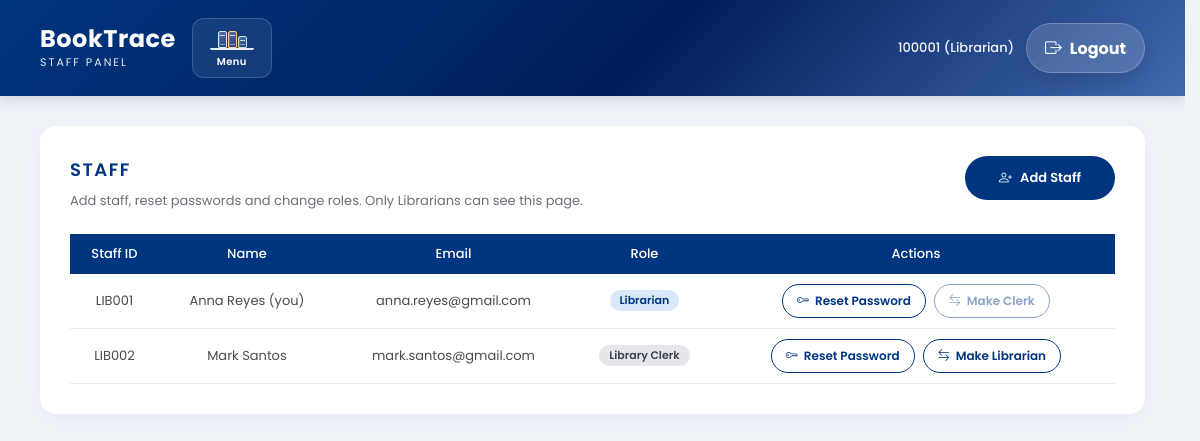
The page /php/staff.php (signed in) on the database its author committed.
### tables this page shows
CREATE TABLE `library_staff` (
  `libstaff_id` varchar(20) NOT NULL,
  `user_id` int(11) NOT NULL,
  `hire_date` date DEFAULT NULL,
  `duty_schedule` varchar(100) DEFAULT NULL,
  `password` varchar(255) NOT NULL,
  `username` varchar(50) DEFAULT NULL,
  `assigned_counter` varchar(50) DEFAULT NULL
);

CREATE TABLE `user` (
  `user_id` int(11) NOT NULL,
  `user_fname` varchar(50) DEFAULT NULL,
  `user_lname` varchar(50) DEFAULT NULL,
  `user_midInit` varchar(50) DEFAULT NULL,
  `birth_date` date NOT NULL,
  `gender` varchar(10) NOT NULL CHECK (`gender` in ('male','female')),
  `email` varchar(100) DEFAULT NULL,
  `user_type` varchar(20) DEFAULT NULL,
  `user_brgy` varchar(100) DEFAULT NULL,
  `user_municipality` varchar(100) DEFAULT NULL,
  `user_province` varchar(100) DEFAULT NULL
);

### php/staff.php (the view, shortened to what this page needs)
<?php
require_once __DIR__ . '/../db.php';
$myUserId = (int) $_SESSION['user_id'];
$staffRows = $pdo->query(
    "SELECT ls.libstaff_id, ls.user_id, CONCAT(u.user_fname, ' ', u.user_lname) AS name, u.email, u.user_type
     FROM library_staff ls JOIN user u ON u.user_id = ls.user_id
     ORDER BY ls.libstaff_id"
)->fetchAll();
?>
<!DOCTYPE html>
<html lang="en">
<head>
    <?php require __DIR__ . '/lib/head.php'; ?>
</head>
<body>
<?php require __DIR__ . '/lib/header.php'; ?>
<main class="page-container">
    <section class="card">
        <div class="panel-head">
            <div>
                <h2 class="page-title">Staff</h2>
                <p class="page-note">Add staff, reset passwords and change roles. Only Librarians can see this page.</p>
            </div>
            <button class="btn-primary" type="button" id="open-add-staff"><i class="bi bi-person-plus"></i> Add Staff</button>
        </div>
        <div class="staff-scroll">
            <table class="mini-table">
                <thead>
                    <tr>
                        <th>Staff ID</th>
                        <th>Name</th>
                        <th>Email</th>
                        <th>Role</th>
                        <th>Actions</th>
                    </tr>
                </thead>
                <tbody>
                    <?php foreach ($staffRows as $row): ?>
                        <?php
                        $isMe = (int) $row['user_id'] === $myUserId;
                        $isLibrarian = $row['user_type'] === 'Librarian';
                        ?>
                        <tr>
                            <td><?php echo htmlspecialchars($row['libstaff_id']); ?></td>
                            <td><?php echo htmlspecialchars($row['name']); ?><?php echo $isMe ? ' (you)' : ''; ?></td>
                            <td><?php echo htmlspecialchars((string) $row['email']); ?></td>
                            <td><span class="role-tag <?php echo $isLibrarian ? 'role-librarian' : 'role-clerk'; ?>"><?php echo htmlspecialchars((string) $row['user_type']); ?></span></td>
                            <td>
                                <div class="staff-actions">
                                    <button class="btn-secondary btn-small js-reset" type="button"
                                            data-staff-id="<?php echo htmlspecialchars($row['libstaff_id']); ?>"
                                            data-name="<?php echo htmlspecialchars($row['name']); ?>">
                                        <i class="bi bi-key"></i> Reset Password
                                    </button>
                                    <form method="POST" action="staff.php">
                                        <button class="btn-secondary btn-small" type="submit"<?php echo $isMe ? ' disabled title="You cannot change your own role"' : ''; ?>>
                                            <i class="bi bi-arrow-left-right"></i> <?php echo $isLibrarian ? 'Make Clerk' : 'Make Librarian'; ?>
                                        </button>
                                    </form>
                                </div>
                            </td>
                        </tr>
                    <?php endforeach; ?>
                </tbody>
            </table>
        </div>
    </section>
</main>
</body>
</html>

### css/header.css (style rules this page uses)
html { background-color: #f0f4f9; scrollbar-gutter: stable; }
.page-container, .dashboard-container, .dashboard-wrapper { animation: page-fade-in 0.2s ease-out; }

### css/transactions.css (style rules this page uses)
body { font-family: 'Poppins', sans-serif; background-color: #f0f4f9; margin: 0; padding: 0; }
.page-container { padding: 30px 40px; max-width: 1600px; margin: 0 auto; }
.card { background: white; border-radius: 16px; padding: 30px; margin-bottom: 30px; box-shadow: 0 4px 20px rgba(0, 53, 128, 0.05); }
.page-title { color: #003580; font-size: 18px; font-weight: 600; letter-spacing: 1.5px; text-transform: uppercase; margin: 0 0 8px; display: flex; align-items: center; gap: 10px; }
.page-note { margin: 0 0 22px; color: #746b79; font-size: 13px; line-height: 1.6; }
.btn-primary { align-self: flex-start; display: inline-flex; align-items: center; justify-content: center; gap: 8px; min-width: 150px; padding: 12px 22px; border: none; border-radius: 30px; background-color: #003580; color: white; cursor: pointer; font-family: 'Poppins', sans-serif; font-size: 13px; font-weight: 600; }
.panel-head { display: flex; justify-content: space-between; align-items: flex-start; gap: 16px; flex-wrap: wrap; }
.panel-head .btn-primary { align-self: flex-start; }
.mini-table { width: 100%; border-collapse: collapse; font-size: 13px; }
.mini-table th { background: #003580; color: white; text-align: center; padding: 10px 12px; font-weight: 500; }
.mini-table td { padding: 10px 12px; border-bottom: 1px solid #e5ebf2; color: #4a4a4a; text-align: center; }
.btn-secondary, .btn-danger { display: inline-flex; align-items: center; justify-content: center; gap: 6px; padding: 10px 18px; border-radius: 30px; cursor: pointer; font-family: 'Poppins', sans-serif; font-size: 13px; font-weight: 600; }
.btn-secondary { border: 1px solid #003580; background: #fff; color: #003580; }

### css/staff.css (style rules this page uses)
.staff-scroll { overflow-x: auto; min-height: 150px; }
.staff-actions { display: flex; align-items: center; justify-content: center; gap: 8px; flex-wrap: wrap; }
.staff-actions form { margin: 0; }
.btn-small { padding: 7px 14px; font-size: 12px; }
.btn-small:disabled { opacity: 0.45; cursor: not-allowed; }
.role-tag { display: inline-block; padding: 2px 10px; border-radius: 999px; font-size: 11px; font-weight: 600; }
.role-librarian { background: #dbe8fa; color: #003580; }
.role-clerk { background: #e5e7eb; color: #374151; }

### rows shown on the page
library_staff: libstaff_id "LIB001", name "Anna Reyes", shows "(you)", user.email "anna.reyes@gmail.com", user.user_type "Librarian", shows "Make Clerk"
library_staff: libstaff_id "LIB002", name "Mark Santos", user.email "mark.santos@gmail.com", user.user_type "Library Clerk", shows "Make Librarian"

### other values the page prints
$_SESSION['user_name'] "100001"
$_SESSION['user_type'] "Librarian"
